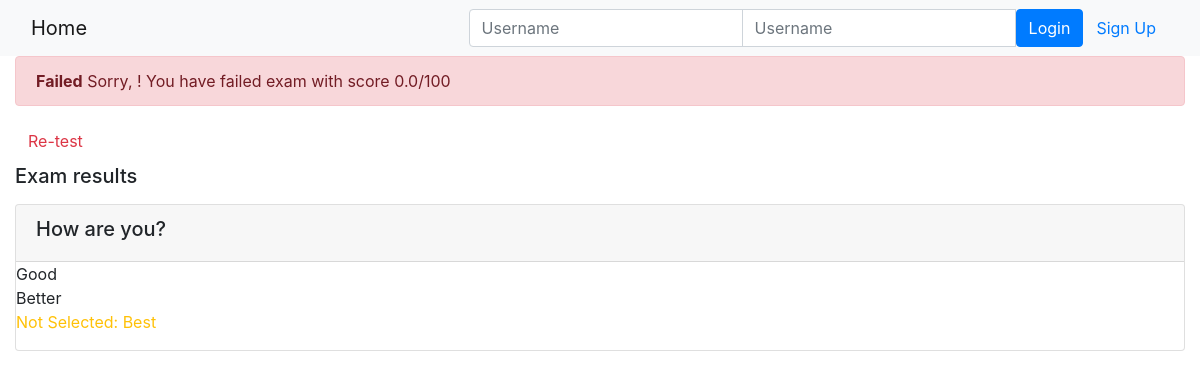
Before: /onlinecourse/course/2/submission/2/result with the older database file.
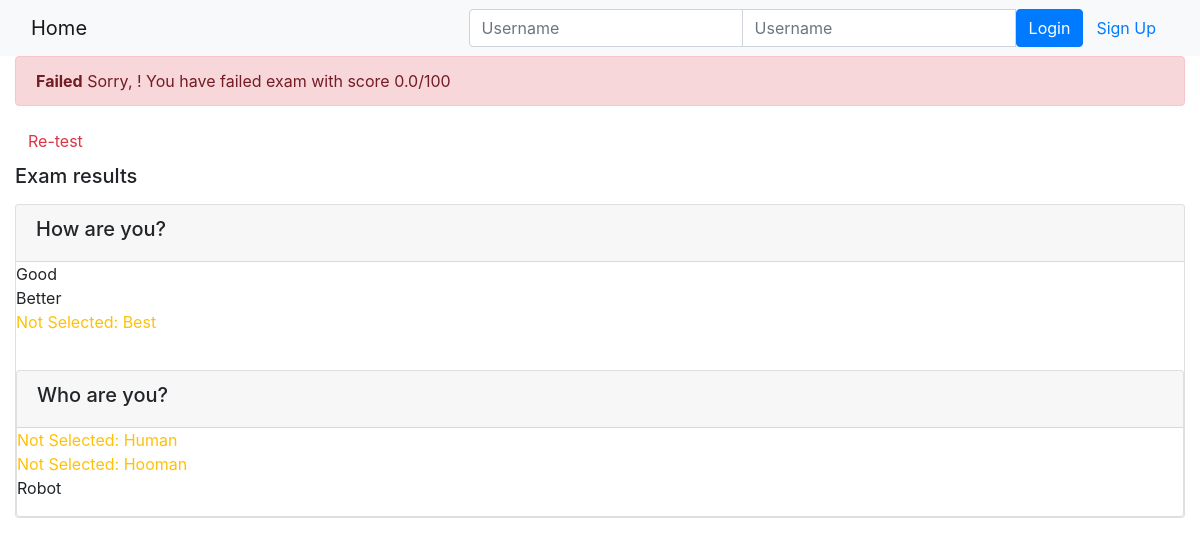
After: the same page with the newer database file.
### onlinecourse/models.py (models this page shows, shortened)
class Question(models.Model):
    lesson_id =  models.ForeignKey(to=Course, on_delete=models.CASCADE)
    question_text = models.TextField(verbose_name='Question Text', max_length=300)
    grade = models.IntegerField()
    def is_get_score(self, selected_ids):
       all_answers = self.choice_set.filter(is_correct=True).count()
       selected_correct = self.choice_set.filter(is_correct=True, id__in=selected_ids).count()
       if all_answers == selected_correct and selected_ids.count() == all_answers:
           return True
       else:
           return False

class Choice(models.Model):
    choice_text = models.TextField(max_length=300)
    question_id = models.ForeignKey(to=Question, on_delete=models.CASCADE)
    is_correct = models.BooleanField()

### onlinecourse/views.py (the view)
# urls.py: path('course/<int:course_id>/submission/<int:submission_id>/result', view=views.show_exam_result, name='show_exam_result')
def show_exam_result(request, course_id, submission_id):
    course = Course.objects.get(pk=course_id)
    submission = Submission.objects.get(pk=submission_id)
    questions = Question.objects.filter(lesson_id=course.id)
    selected_ids = submission.choices.all()
    score=0
    total=0
    for question in questions:
        if question.is_get_score(selected_ids.filter(question_id=question.id)):
                score = score + question.grade
        total = total + question.grade
    context = {'course':course,
    'selected_ids':selected_ids,
    'grade':(score/total * 100)}
    return render(request, 'onlinecourse/exam_result_bootstrap.html',context=context)

### onlinecourse/templates/onlinecourse/exam_result_bootstrap.html (shortened to what this page needs)
<!DOCTYPE html>
<html lang="en">
<head>
    {% load static %}
    <link rel="stylesheet" href="https://maxcdn.bootstrapcdn.com/bootstrap/4.5.2/css/bootstrap.min.css">
</head>
<body>
 <nav class="navbar navbar-light bg-light">
    <div class="container-fluid">
        <div class="navbar-header">
              <a class="navbar-brand" href="{% url 'onlinecourse:index' %}">Home</a>
        </div>
        <ul class="nav navbar-nav navbar-right">
            {% if user.is_authenticated %}
            <li>
                <a class="btn btn-link" href="#">{{ user.first_name }}({{ user.username }})</a>
                <a class="btn btn-link" href="{% url 'onlinecourse:logout' %}">Logout</a>
            </li>
            {% else %}
            <li>
                <form class="form-inline" action="{% url 'onlinecourse:login' %}" method="post">
                    <div class="input-group">
                        <input type="text" class="form-control" placeholder="Username" name="username" >
                        <input type="password" class="form-control" placeholder="Username" name="psw" >
                        <button class="btn btn-primary" type="submit">Login</button>
                        <a class="btn btn-link" href="{% url 'onlinecourse:registration' %}">Sign Up</a>
                    </div>
                </form>
            </li>
            {% endif %}
        </ul>
    </div>
</nav>
<div class="container-fluid">
    {% if grade > 80 %}
    <div class="alert alert-success">
       <b>Congratulations, {{ user.first_name }}!</b> You have passes the exxam and completed the course with scrore {{grade}}/100
    </div>
        {% else %}
        <div class="alert alert-danger">
            <b>Failed</b> Sorry, {{ user.first_name }}! You have failed exam with score {{grade}}/100
        </div>
        <a class="btn btn-link text-danger" href="{% url 'onlinecourse:course_details' course.id %}">Re-test</a>
        {% endif %}
        <div class="card-columns-vertical mt-1">
        <h5 class="">Exam results</h5>
            {% for question in course.question_set.all %}
                        <div class="card mt-1">
                            <div class="card-header"><h5>{{ question.question_text}}</h5></div>
                            <div class="form-group">
                                {% for choice in question.choice_set.all %}
                                    {% if choice.is_correct and not choice in selected_ids %}
                                        <div class="text-warning">
                                            Not Selected: {{ choice.choice_text }}
                                        </div>
                                    {% elif not choice.is_correct and choice in selected_ids %}
                                        <div class="text-danger">
                                            Incorrect answer: {{ choice.choice_text }}
                                        </div>
                                    {% elif choice.is_correct and choice in selected_ids %}
                                        <div class="text-success">
                                            Correct answer: {{ choice.choice_text }}
                                        </div>
                                    {% else %}
                                        <div class="">
                                            {{ choice.choice_text }}
                                        </div>
                                    {% endif %}
                                {% endfor %}
                        </div>
                    {% endfor %}
        </div>
    </div>
</body>
</html>

Changed rows visible on the page:
added Question: question_text "Who are you?"
added Choice: choice_text "Human", shown under "Who are you?"
added Choice: choice_text "Hooman", shown under "Who are you?"
added Choice: choice_text "Robot", shown under "Who are you?"
